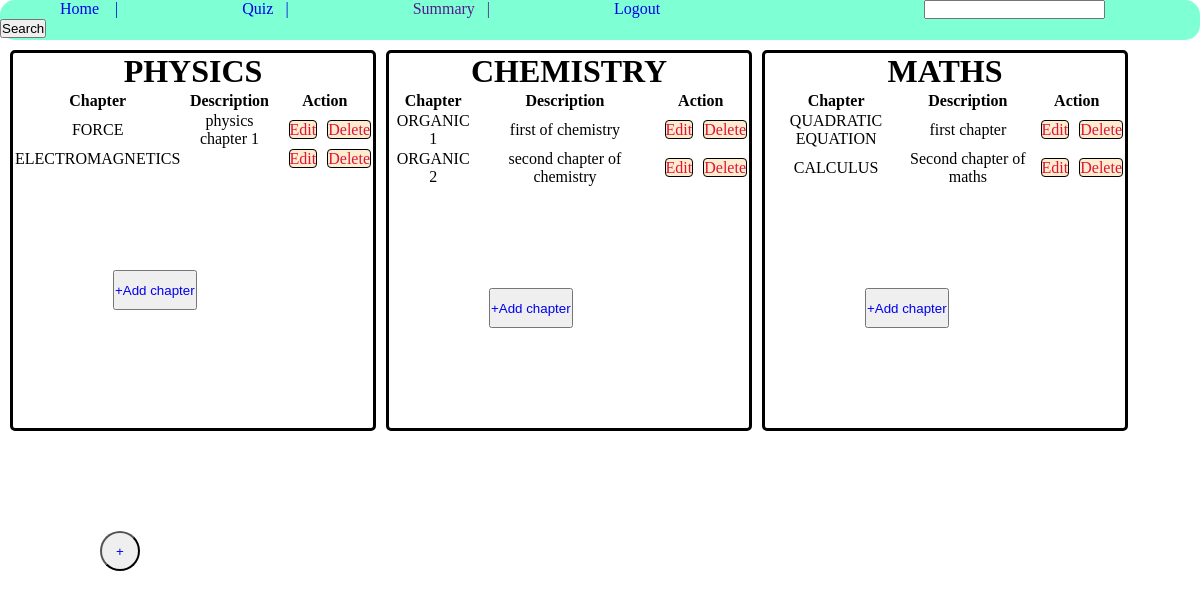
/admin, run on an earlier commit of the app's database.
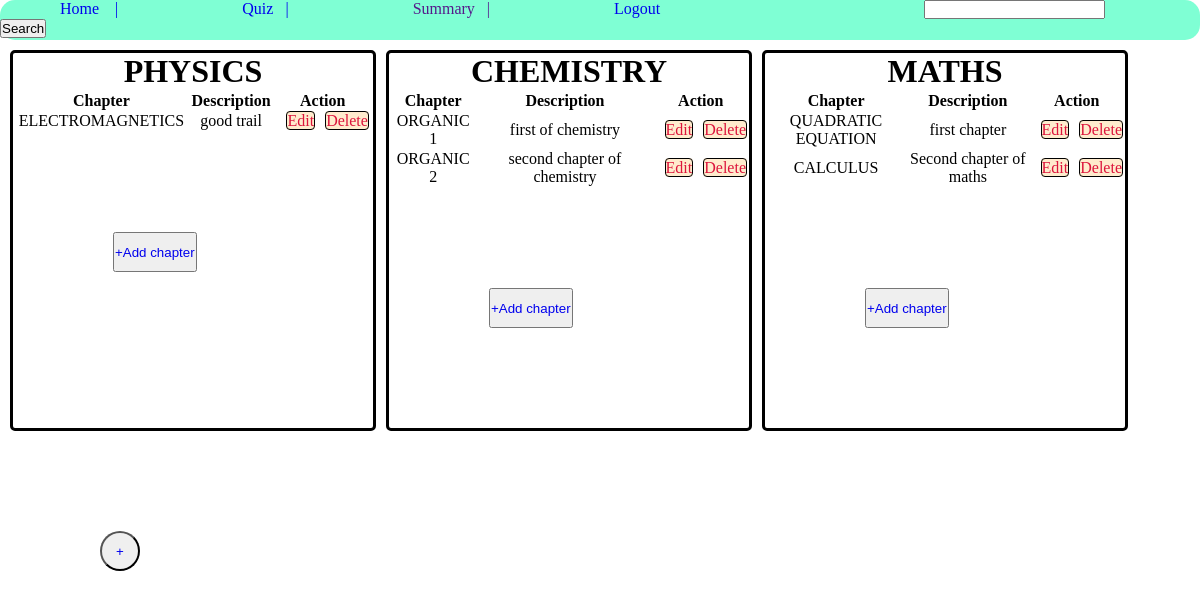
And on a later commit of the database.
### tables this page shows
CREATE TABLE subject(
    id INTEGER PRIMARY KEY AUTOINCREMENT,
    name TEXT,
    description TEXT
);

CREATE TABLE chapter(
    id INTEGER PRIMARY KEY AUTOINCREMENT,
    name TEXT,
    description TEXT,
    sub_name TEXT,
    FOREIGN KEY (sub_name) REFERENCES subject(name));

### app.py (the view)
@app.route('/admin')
def admin():
    sub = res_get_subject()
    chapter = re_get_chapter()
    if sub:
        return render_template('Admin.html',subject = sub,chap=chapter,get = True)
    return render_template('Admin.html')

### database.py (called while the page is built)
def res_get_subject():
    con =sqlite3.connect('database.sqlite3')
    cur = con.cursor()
    query = f"SELECT name FROM subject"
    cur.execute(query)
    res = cur.fetchall()
    con.commit()
    con.close()
    return res

def re_get_chapter():
    con = sqlite3.connect('database.sqlite3')
    cur = con.cursor()
    query = f"SELECT * FROM chapter"
    cur.execute(query)
    res = cur.fetchall()
    con.commit()
    con.close()
    return res

### templates/Admin.html (shortened to what this page needs)
<!DOCTYPE html>
<html lang="en">
<head>
</head>
<body>
    <nav>
        <ul>
            <li><a href="/admin"> Home &nbsp &nbsp|</a></li>
            <li><a href="/quizmg"> Quiz &nbsp&nbsp|</a></li>
            <li><a href=""> Summary&nbsp&nbsp |</a></li>
            <li><a href="/"> Logout </a></li>
            <li id="search"><input type="search">
            <button>Search</button></li>
        </ul>
    </nav>
    <main>
    {%if get%}
    {%for i in subject%}
        {%for a in i%}
            <div class="subs_chap">
                <h1>{{a}}</h1>
                <table style="width: 100%;">
                    <tr>
                        <th>Chapter</th>
                        <th>Description</th>
                        <th>Action</th>
                    </tr>
                    {%for b in chap%}
                    {%if a==b[3]%}
                    <tr>
                        <td>{{b[1]}}</td>
                        <td>{{b[2]}}</td>
                        <td><a href="/edit/{{b[1]}}" class="innerbox">Edit</a><a href="/delete/{{b[1]}}" class="innerbox">Delete</a></td>
                    </tr>
                    {%endif%}
                    {%endfor%}
                </table>
                <button class="add2"><a href="/add_chapter/{{a}}">+Add chapter</a></button>
            </div>
        {%endfor%}
    {%endfor%}
    {%endif%}
    </main>
    <button id="add"><a href="/add">+</a></button>
</body>
</html>

### templates/Admin.html (style rules this page uses)
* { margin: 0%; padding: 0%; }
nav { width: 100%; height: 40px; border-radius: 15px; background-color: aquamarine; }
li { margin: 60px; display: inline; }
a { text-decoration: aquamarine; }
#search { margin-left: 200px; }
#add { border-radius: 20px; margin: 100px; height: 40px; width: 40px; }
h1 { text-align: center; }
div { width: 30%; border: solid; border-radius: 5px; margin-top: 10px; margin-left: 10px; overflow-x: auto; }
.add2 { margin: 100px; height: 40px; width: auto; }
main { display: flex; flex-wrap: wrap; max-width: 100%; overflow-x: auto; }
tr { text-align: center; }
.innerbox { margin-left: 10px; border: 1px solid black; background-color: blanchedalmond; color: crimson; text-decoration-color: aliceblue; border-radius: 4px; }

What changed in the data, as far as the page shows it:
removed chapter: name "FORCE", description "physics chapter 1", shown under subject "PHYSICS"
changed chapter "ELECTROMAGNETICS": description (not shown) → "good trail"
